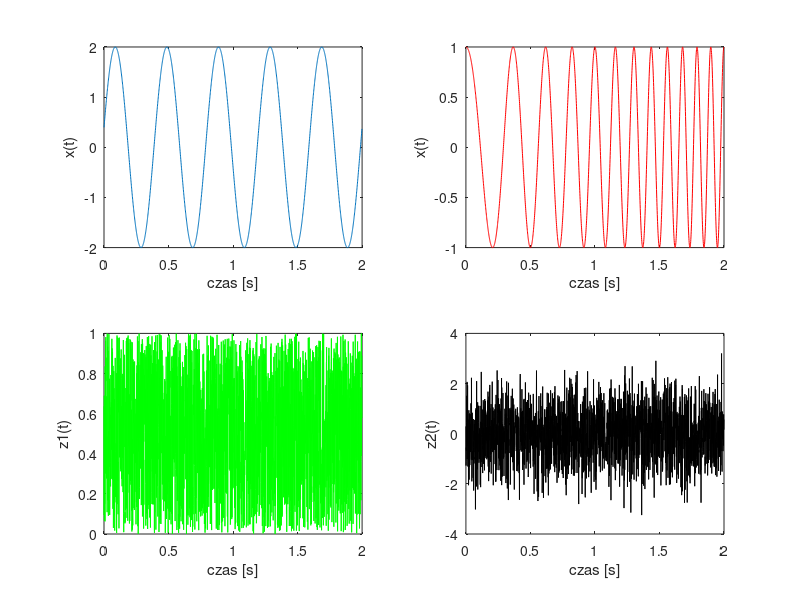

The MATLAB script that drew this image:
%sin
fp = 1000;
N = 2000;
t = 0 : 1/fp : (N-1)/fp;

A = 2;
f = 2.5;
f0 = 0.2;
x = A*sin(2*pi*f*t + f0);

figure(1);
subplot(2,2,1); %dzieli okno wykresu, wymienne hold on
plot(t,x);
xlabel('czas [s]');
ylabel('x(t)');

%hold on; %pozwala rysować więcej niż jeden wykres

%sinusoida o zmiennej częst.
subplot(2,2,2);
y = chirp(t,2,(N-1)/fp,10); 
plot(t,y,'r'); %kolejne wywołanie wymazuje bez hold on/off
xlabel('czas [s]');
ylabel('x(t)');

z1 = rand(1, 2000); %rozkład bliski jednolitego losowych
subplot(2,2,3);
plot(t,z1,'g');
xlabel('czas [s]');
ylabel('z1(t)');

z2 = randn(1, 2000); %rozkład naturalny losowych
subplot(2,2,4);
plot(t,z2,'k');
xlabel('czas [s]');
ylabel('z2(t)');

%hold off;

%bez średnika na końcu -> wyświetla w konsoli
mean(z1) %średnia
var(z1) %wariancja

mean(z2)
var(z2)
